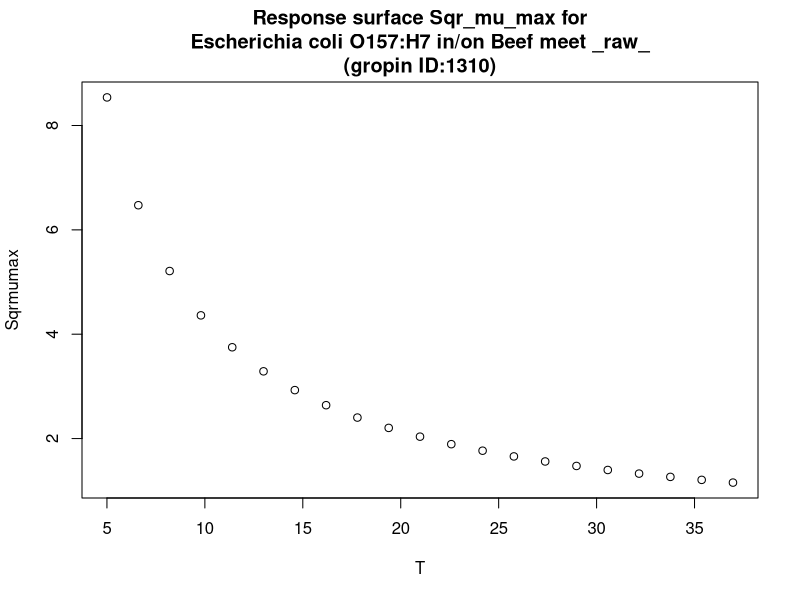

Source code (R):
#############################
# start of Parameter script
#############################
T <- seq(5.005,36.963036963037,length.out=21)
#############################
# end of Parameter script
#############################
############################# 
# start of Model script Gropin ID 1310 
#############################
 
# constant coefficients for this model
 
variables <- data.frame(T)
argumentsPar <- unique.data.frame(expand.grid(variables))
 
# heart of the model
response_surface <- function(T) {
   mumax <-1/(0.0234*T)

	return(mumax=mumax)
} 

# output parameters
responseSurface <- cbind(argumentsPar,response_surface(argumentsPar['T']))
colnames(responseSurface) <- c(colnames(argumentsPar),'Sqrmumax')
#############################
# End of Model script
#############################
############################# 
# start of Visualisation script Gropin ID 1310 
#############################
titleText <-'Response surface Sqr_mu_max for
Escherichia coli O157:H7 in/on Beef meet _raw_
(gropin ID:1310)'
plot(T,responseSurface$'Sqrmumax',xlab='T',
                          ylab='Sqrmumax',main=titleText)
#############################
# End of Visualisation script
#############################
